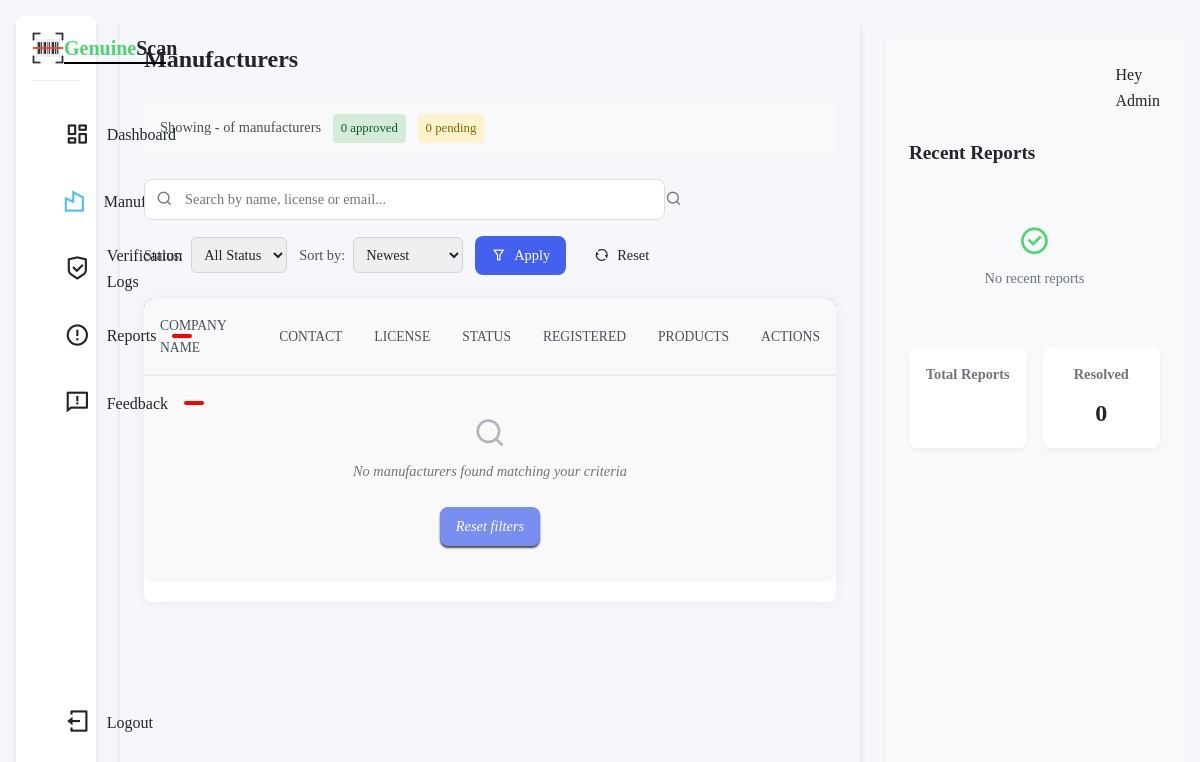
/admin_manufacturer, run on an earlier commit of the app's database.
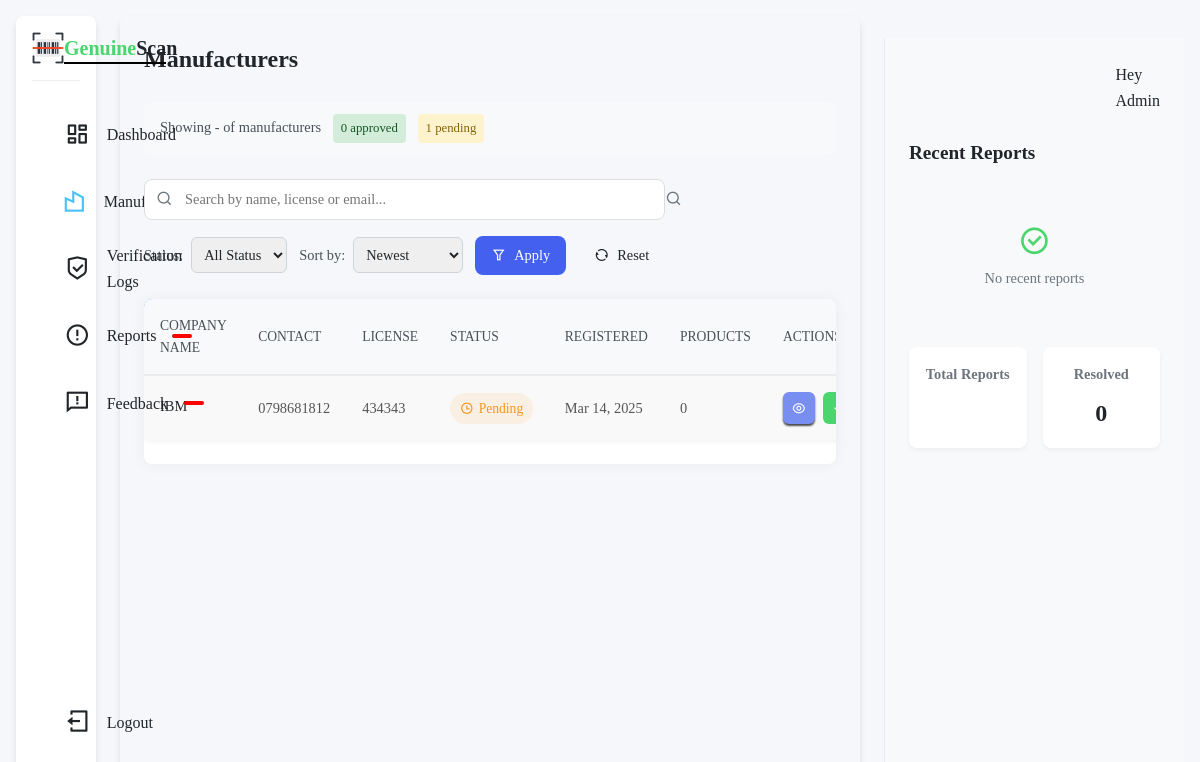
And on a later commit of the database.
### barcodereader/models.py (models this page shows, shortened)
class ManufacturerProfile(models.Model):
    user = models.ForeignKey(User, on_delete=models.CASCADE, related_name='manufacturer_profile')
    company_name = models.CharField(max_length=255)
    Business_licence = models.CharField(max_length=255)  # New field
    address = models.TextField()
    phone_number = models.CharField(max_length=15)
    is_approved = models.BooleanField(default=False)
    created_at = models.DateTimeField(auto_now_add=True)
    updated_at = models.DateTimeField(auto_now=True)

### barcodereader/views.py (the view)
# urls.py: path("admin_manufacturer",views.admin_manufacturer, name="admin_manufacturer"),
def admin_manufacturer(request):
    manufacturers = ManufacturerProfile.objects.select_related('user').prefetch_related('products').all()
    search_query = request.GET.get('q', '')
    if search_query:
        manufacturers = manufacturers.filter(
            Q(company_name__icontains=search_query) |
            Q(Business_licence__icontains=search_query) |
            Q(user__email__icontains=search_query)
        )
    status_filter = request.GET.get('status', '')
    if status_filter == 'approved':
        manufacturers = manufacturers.filter(is_approved=True)
    elif status_filter == 'pending':
        manufacturers = manufacturers.filter(is_approved=False)
    sort_by = request.GET.get('sort', '-created_at')
    if sort_by in ['company_name', '-company_name', 'created_at', '-created_at']:
        manufacturers = manufacturers.order_by(sort_by)
    paginator = Paginator(manufacturers, 25)  # Show 25 per page
    page_number = request.GET.get('page')
    manufacturers = paginator.get_page(page_number)
    context = {
        'manufacturers': manufacturers,
        'approved_count': ManufacturerProfile.objects.filter(is_approved=True).count(),
        'pending_count': ManufacturerProfile.objects.filter(is_approved=False).count(),
    }
    return render(request, 'barcode/admin_manufacturer.html', context)

### templates/barcode/admin_manufacturer.html (shortened to what the changed rows need)
{% extends 'layouts/a_layout.html' %}
{% load static %}
{% block body %}
<div class="admin-dashboard">
   <div class="container">
    <aside class="aside">
       <div class="top">
           <div class="logo">
               <a href="" class="logo-link">
                   <h2 class="logo-text"><span>Genuine</span>Scan</h2>
               </a>
           </div>
       </div>
   </aside>
   <main class="main">
    <h1>Manufacturers</h1>
    <div class="table-controls">
        <div class="table-summary">
            Showing {{ page_obj.start_index }}-{{ page_obj.end_index }} of {{ page_obj.paginator.count }} manufacturers
            <span class="summary-badge approved">{{ approved_count }} approved</span>
            <span class="summary-badge pending">{{ pending_count }} pending</span>
        </div>
    </div>
    <div class="manufacturers-table">
        <table>
            <thead>
                <tr>
                    <th>Company Name</th>
                    <th>Contact</th>
                    <th>License</th>
                    <th>Status</th>
                    <th>Registered</th>
                    <th>Products</th>
                    <th>Actions</th>
                </tr>
            </thead>
            <tbody>
                {% for manufacturer in manufacturers %}
                <tr>
                    <td>
                        <div class="company-info">
                            <div class="company-name">{{ manufacturer.company_name }}</div>
                        </div>
                    </td>
                    <td>{{ manufacturer.phone_number }}</td>
                    <td>{{ manufacturer.Business_licence }}</td>
                    <td>
                        <span class="status-badge {% if manufacturer.is_approved %}approved{% else %}pending{% endif %}">
                            {% if manufacturer.is_approved %}
                                <i class="ri-checkbox-circle-line"></i> Approved
                            {% else %}
                                <i class="ri-time-line"></i> Pending
                            {% endif %}
                        </span>
                    </td>
                    <td>{{ manufacturer.created_at|date:"M d, Y" }}</td>
                    <td>{{ manufacturer.products.count }}</td>
                    <td>
                        <div class="action-buttons">
                            <a href="" class="btn view" title="View details">
                                <i class="ri-eye-line"></i>
                            </a>
                            {% if not manufacturer.is_approved %}
                            <form method="post" action="{% url 'approve_manufacturer' manufacturer.id %}" class="inline-form">
                                <button type="submit" class="btn approve" title="Approve manufacturer">
                                    <i class="ri-check-line"></i>
                                </button>
                            </form>
                            {% endif %}
                        </div>
                    </td>
                </tr>
                {% empty %}
                <tr>
                    <td colspan="7" class="no-data">
                        <i class="ri-search-line"></i>
                        <p>No manufacturers found matching your criteria</p>
                        <a href="{% url 'admin_manufacturer' %}" class="btn primary">Reset filters</a>
                    </td>
                </tr>
                {% endfor %}
            </tbody>
        </table>
    </div>
</main>
<div class="right">
    <div class="reports-section">
        <h2>Recent Reports</h2>
    </div>
</div>
</div>
</div>
{% endblock %}

What changed in the data, as far as the page shows it:
added ManufacturerProfile: company_name "IBM", phone_number "0798681812", Business_licence "434343", is_approved False (drawn), created_at "Mar 14, 2025", products.count "0"
Also different on the page:
{{ pending_count }}: "0" → "1"
text no longer shown: "No manufacturers found matching your criteria Reset filters"
